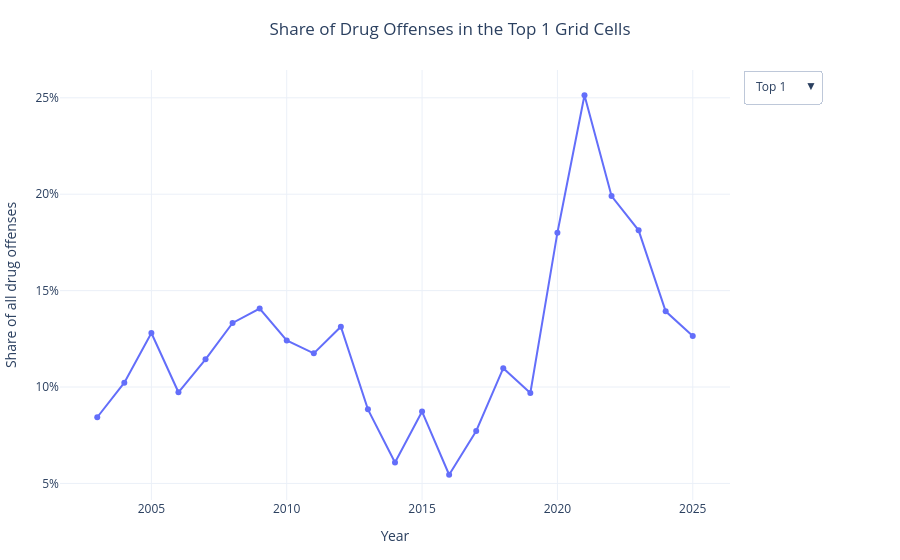

Here is the notebook cell this chart was saved with:
### Code cell
import plotly.graph_objects as go

# Reuse the binned data you already created:
# binned = drug_df.groupby(["year", "lat_bin", "lon_bin"]).size().reset_index(name="count")

# Total drug offenses per year
total_year = (
    binned.groupby("year")["count"]
    .sum()
    .reset_index(name="total_count")
)

# Function to compute share captured by top n cells each year
def top_n_share(df, n):
    top_n = (
        df.sort_values(["year", "count"], ascending=[True, False])
        .groupby("year")
        .head(n)
        .groupby("year")["count"]
        .sum()
        .reset_index(name="top_count")
    )
    out = total_year.merge(top_n, on="year", how="left")
    out["share"] = out["top_count"] / out["total_count"]
    out["k"] = n
    return out[["year", "share", "k"]]

# Choose which k values the user can switch between
k_values = [1, 3, 5, 10, 20, 50]

# Build one dataframe with all k values
topk_df = pd.concat([top_n_share(binned, k) for k in k_values], ignore_index=True)

# Build interactive figure
fig = go.Figure()

for i, k in enumerate(k_values):
    df_k = topk_df[topk_df["k"] == k]
    fig.add_trace(
        go.Scatter(
            x=df_k["year"],
            y=df_k["share"],
            mode="lines+markers",
            name=f"Top {k} cells",
            visible=(i == 0),  # show only first one initially
            hovertemplate=(
                "Year: %{x}<br>"
                f"Top {k} cells share: "
                "%{y:.1%}<extra></extra>"
            )
        )
    )

# Dropdown menu
buttons = []
for i, k in enumerate(k_values):
    visible = [False] * len(k_values)
    visible[i] = True
    
    buttons.append(
        dict(
            label=f"Top {k}",
            method="update",
            args=[
                {"visible": visible},
                {
                    "title": f"Share of Drug Offenses in the Top {k} Grid Cells",
                    "yaxis": {"title": "Share of all drug offenses"}
                }
            ]
        )
    )

fig.update_layout(
    title=f"Share of Drug Offenses in the Top {k_values[0]} Grid Cells",
    xaxis_title="Year",
    yaxis_title="Share of all drug offenses",
    template="plotly_white",
    title_x=0.5,
    yaxis_tickformat=".0%",
    updatemenus=[
        dict(
            buttons=buttons,
            direction="down",
            showactive=True,
            x=1.02,
            xanchor="left",
            y=1,
            yanchor="top"
        )
    ],
    margin=dict(l=60, r=170, t=70, b=60)
)

fig.show()
fig.write_html("drug_concentration_topk_interactive.html")

### Figure 1 — Plotly figure (JSON) as saved in the notebook; plotly's stock layout.template omitted (floating-point values rounded to 4 significant figures)
{"data": [{"hovertemplate": "Year: %{x}<br>Top 1 cells share: %{y:.1%}<extra></extra>", "mode": "lines+markers", "name": "Top 1 cells", "type": "scatter", "visible": true, "x": [2003, 2004, 2005, 2006, 2007, 2008, 2009, 2010, 2011, 2012, 2013, 2014, 2015, 2016, 2017, 2018, 2019, 2020, 2021, 2022, 2023, 2024, 2025], "y": [0.08432, 0.1022, 0.128, 0.09728, 0.1144, 0.1332, 0.1407, 0.1242, 0.1175, 0.1313, 0.08843, 0.06086, 0.08727, 0.0545, 0.07718, 0.1097, 0.0969, 0.18, 0.2513, 0.199, 0.1813, 0.1393, 0.1264]}, {"hovertemplate": "Year: %{x}<br>Top 3 cells share: %{y:.1%}<extra></extra>", "mode": "lines+markers", "name": "Top 3 cells", "type": "scatter", "visible": false, "x": [2003, 2004, 2005, 2006, 2007, 2008, 2009, 2010, 2011, 2012, 2013, 2014, 2015, 2016, 2017, 2018, 2019, 2020, 2021, 2022, 2023, 2024, 2025], "y": [0.2227, 0.248, 0.3093, 0.2706, 0.2805, 0.3237, 0.305, 0.247, 0.2488, 0.2424, 0.2088, 0.1608, 0.2141, 0.1535, 0.1887, 0.298, 0.2573, 0.43, 0.4301, 0.4492, 0.4075, 0.3044, 0.3115]}, {"hovertemplate": "Year: %{x}<br>Top 5 cells share: %{y:.1%}<extra></extra>", "mode": "lines+markers", "name": "Top 5 cells", "type": "scatter", "visible": false, "x": [2003, 2004, 2005, 2006, 2007, 2008, 2009, 2010, 2011, 2012, 2013, 2014, 2015, 2016, 2017, 2018, 2019, 2020, 2021, 2022, 2023, 2024, 2025], "y": [0.3256, 0.3307, 0.403, 0.3614, 0.3658, 0.4317, 0.4212, 0.3625, 0.352, 0.3244, 0.2893, 0.2444, 0.2873, 0.2408, 0.272, 0.4042, 0.3713, 0.5516, 0.5444, 0.5907, 0.5567, 0.412, 0.4253]}, {"hovertemplate": "Year: %{x}<br>Top 10 cells share: %{y:.1%}<extra></extra>", "mode": "lines+markers", "name": "Top 10 cells", "type": "scatter", "visible": false, "x": [2003, 2004, 2005, 2006, 2007, 2008, 2009, 2010, 2011, 2012, 2013, 2014, 2015, 2016, 2017, 2018, 2019, 2020, 2021, 2022, 2023, 2024, 2025], "y": [0.4862, 0.4745, 0.5242, 0.4903, 0.5265, 0.6021, 0.5729, 0.4918, 0.4852, 0.4492, 0.4101, 0.3884, 0.4025, 0.3698, 0.4046, 0.5498, 0.5236, 0.6469, 0.6531, 0.7334, 0.7046, 0.6304, 0.5984]}, {"hovertemplate": "Year: %{x}<br>Top 20 cells share: %{y:.1%}<extra></extra>", "mode": "lines+markers", "name": "Top 20 cells", "type": "scatter", "visible": false, "x": [2003, 2004, 2005, 2006, 2007, 2008, 2009, 2010, 2011, 2012, 2013, 2014, 2015, 2016, 2017, 2018, 2019, 2020, 2021, 2022, 2023, 2024, 2025], "y": [0.5948, 0.5996, 0.6375, 0.6245, 0.6774, 0.7218, 0.6944, 0.6153, 0.6014, 0.5746, 0.5364, 0.5254, 0.5186, 0.5098, 0.5314, 0.6603, 0.6304, 0.7091, 0.7074, 0.7925, 0.795, 0.7525, 0.7679]}, {"hovertemplate": "Year: %{x}<br>Top 50 cells share: %{y:.1%}<extra></extra>", "mode": "lines+markers", "name": "Top 50 cells", "type": "scatter", "visible": false, "x": [2003, 2004, 2005, 2006, 2007, 2008, 2009, 2010, 2011, 2012, 2013, 2014, 2015, 2016, 2017, 2018, 2019, 2020, 2021, 2022, 2023, 2024, 2025], "y": [0.7221, 0.7291, 0.7532, 0.7468, 0.7736, 0.8019, 0.7824, 0.7273, 0.7182, 0.6968, 0.6676, 0.6645, 0.6612, 0.6449, 0.6554, 0.7567, 0.7473, 0.7975, 0.7828, 0.8511, 0.8658, 0.8583, 0.8839]}], "layout": {"margin": {"b": 60, "l": 60, "r": 170, "t": 70}, "title": {"text": "Share of Drug Offenses in the Top 1 Grid Cells", "x": 0.5}, "updatemenus": [{"buttons": [{"args": [{"visible": [true, false, false, false, false, false]}, {"title": "Share of Drug Offenses in the Top 1 Grid Cells", "yaxis": {"title": "Share of all drug offenses"}}], "label": "Top 1", "method": "update"}, {"args": [{"visible": [false, true, false, false, false, false]}, {"title": "Share of Drug Offenses in the Top 3 Grid Cells", "yaxis": {"title": "Share of all drug offenses"}}], "label": "Top 3", "method": "update"}, {"args": [{"visible": [false, false, true, false, false, false]}, {"title": "Share of Drug Offenses in the Top 5 Grid Cells", "yaxis": {"title": "Share of all drug offenses"}}], "label": "Top 5", "method": "update"}, {"args": [{"visible": [false, false, false, true, false, false]}, {"title": "Share of Drug Offenses in the Top 10 Grid Cells", "yaxis": {"title": "Share of all drug offenses"}}], "label": "Top 10", "method": "update"}, {"args": [{"visible": [false, false, false, false, true, false]}, {"title": "Share of Drug Offenses in the Top 20 Grid Cells", "yaxis": {"title": "Share of all drug offenses"}}], "label": "Top 20", "method": "update"}, {"args": [{"visible": [false, false, false, false, false, true]}, {"title": "Share of Drug Offenses in the Top 50 Grid Cells", "yaxis": {"title": "Share of all drug offenses"}}], "label": "Top 50", "method": "update"}], "direction": "down", "showactive": true, "x": 1.02, "xanchor": "left", "y": 1, "yanchor": "top"}], "xaxis": {"title": {"text": "Year"}}, "yaxis": {"tickformat": ".0%", "title": {"text": "Share of all drug offenses"}}}}
